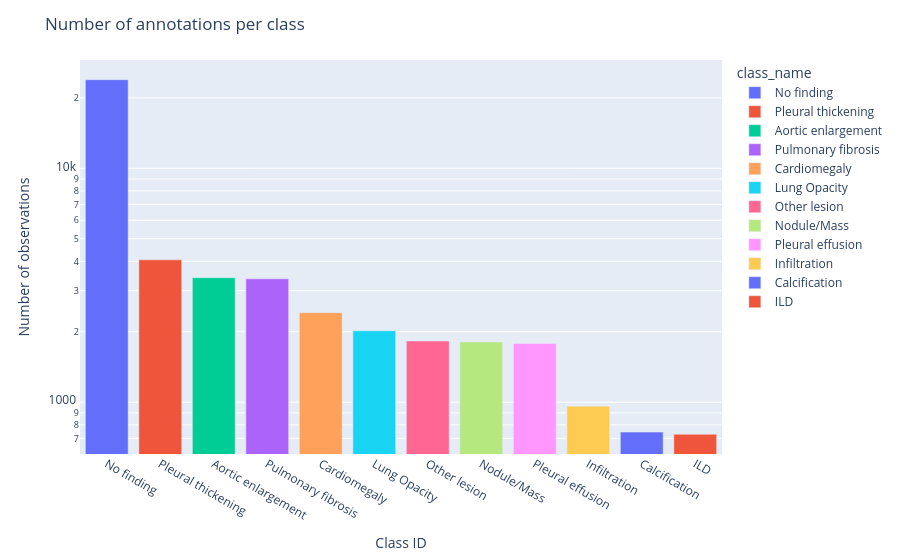

This figure's notebook cell:
### Code cell
class_counts = df["class_name"].value_counts()

fig = px.bar(
    class_counts,
    x=class_counts.index,
    y=class_counts.values,
    log_y=True,
    color=class_counts.index

).update_layout(
    title="Number of annotations per class",
    xaxis_title="Class ID",
    yaxis_title="Number of observations",
).update_xaxes(categoryorder='total descending')
fig.show()

### Figure 1 — Plotly figure (JSON) as saved in the notebook; plotly's stock layout.template omitted (floating-point values rounded to 4 significant figures)
{"data": [{"hovertemplate": "class_name=%{x}<br>y=%{y}<extra></extra>", "legendgroup": "No finding", "marker": {"color": "#636efa", "pattern": {"shape": ""}}, "name": "No finding", "orientation": "v", "showlegend": true, "textposition": "auto", "type": "bar", "x": ["No finding"], "xaxis": "x", "y": [23921], "yaxis": "y"}, {"hovertemplate": "class_name=%{x}<br>y=%{y}<extra></extra>", "legendgroup": "Pleural thickening", "marker": {"color": "#EF553B", "pattern": {"shape": ""}}, "name": "Pleural thickening", "orientation": "v", "showlegend": true, "textposition": "auto", "type": "bar", "x": ["Pleural thickening"], "xaxis": "x", "y": [4061], "yaxis": "y"}, {"hovertemplate": "class_name=%{x}<br>y=%{y}<extra></extra>", "legendgroup": "Aortic enlargement", "marker": {"color": "#00cc96", "pattern": {"shape": ""}}, "name": "Aortic enlargement", "orientation": "v", "showlegend": true, "textposition": "auto", "type": "bar", "x": ["Aortic enlargement"], "xaxis": "x", "y": [3405], "yaxis": "y"}, {"hovertemplate": "class_name=%{x}<br>y=%{y}<extra></extra>", "legendgroup": "Pulmonary fibrosis", "marker": {"color": "#ab63fa", "pattern": {"shape": ""}}, "name": "Pulmonary fibrosis", "orientation": "v", "showlegend": true, "textposition": "auto", "type": "bar", "x": ["Pulmonary fibrosis"], "xaxis": "x", "y": [3369], "yaxis": "y"}, {"hovertemplate": "class_name=%{x}<br>y=%{y}<extra></extra>", "legendgroup": "Cardiomegaly", "marker": {"color": "#FFA15A", "pattern": {"shape": ""}}, "name": "Cardiomegaly", "orientation": "v", "showlegend": true, "textposition": "auto", "type": "bar", "x": ["Cardiomegaly"], "xaxis": "x", "y": [2412], "yaxis": "y"}, {"hovertemplate": "class_name=%{x}<br>y=%{y}<extra></extra>", "legendgroup": "Lung Opacity", "marker": {"color": "#19d3f3", "pattern": {"shape": ""}}, "name": "Lung Opacity", "orientation": "v", "showlegend": true, "textposition": "auto", "type": "bar", "x": ["Lung Opacity"], "xaxis": "x", "y": [2020], "yaxis": "y"}, {"hovertemplate": "class_name=%{x}<br>y=%{y}<extra></extra>", "legendgroup": "Other lesion", "marker": {"color": "#FF6692", "pattern": {"shape": ""}}, "name": "Other lesion", "orientation": "v", "showlegend": true, "textposition": "auto", "type": "bar", "x": ["Other lesion"], "xaxis": "x", "y": [1827], "yaxis": "y"}, {"hovertemplate": "class_name=%{x}<br>y=%{y}<extra></extra>", "legendgroup": "Nodule/Mass", "marker": {"color": "#B6E880", "pattern": {"shape": ""}}, "name": "Nodule/Mass", "orientation": "v", "showlegend": true, "textposition": "auto", "type": "bar", "x": ["Nodule/Mass"], "xaxis": "x", "y": [1809], "yaxis": "y"}, {"hovertemplate": "class_name=%{x}<br>y=%{y}<extra></extra>", "legendgroup": "Pleural effusion", "marker": {"color": "#FF97FF", "pattern": {"shape": ""}}, "name": "Pleural effusion", "orientation": "v", "showlegend": true, "textposition": "auto", "type": "bar", "x": ["Pleural effusion"], "xaxis": "x", "y": [1783], "yaxis": "y"}, {"hovertemplate": "class_name=%{x}<br>y=%{y}<extra></extra>", "legendgroup": "Infiltration", "marker": {"color": "#FECB52", "pattern": {"shape": ""}}, "name": "Infiltration", "orientation": "v", "showlegend": true, "textposition": "auto", "type": "bar", "x": ["Infiltration"], "xaxis": "x", "y": [961], "yaxis": "y"}, {"hovertemplate": "class_name=%{x}<br>y=%{y}<extra></extra>", "legendgroup": "Calcification", "marker": {"color": "#636efa", "pattern": {"shape": ""}}, "name": "Calcification", "orientation": "v", "showlegend": true, "textposition": "auto", "type": "bar", "x": ["Calcification"], "xaxis": "x", "y": [745], "yaxis": "y"}, {"hovertemplate": "class_name=%{x}<br>y=%{y}<extra></extra>", "legendgroup": "ILD", "marker": {"color": "#EF553B", "pattern": {"shape": ""}}, "name": "ILD", "orientation": "v", "showlegend": true, "textposition": "auto", "type": "bar", "x": ["ILD"], "xaxis": "x", "y": [729], "yaxis": "y"}], "layout": {"barmode": "relative", "legend": {"title": {"text": "class_name"}, "tracegroupgap": 0}, "margin": {"t": 60}, "title": {"text": "Number of annotations per class"}, "xaxis": {"anchor": "y", "categoryarray": ["No finding", "Pleural thickening", "Aortic enlargement", "Pulmonary fibrosis", "Cardiomegaly", "Lung Opacity", "Other lesion", "Nodule/Mass", "Pleural effusion", "Infiltration", "Calcification", "ILD"], "categoryorder": "total descending", "domain": [0, 1], "title": {"text": "Class ID"}}, "yaxis": {"anchor": "x", "domain": [0, 1], "title": {"text": "Number of observations"}, "type": "log"}}}
